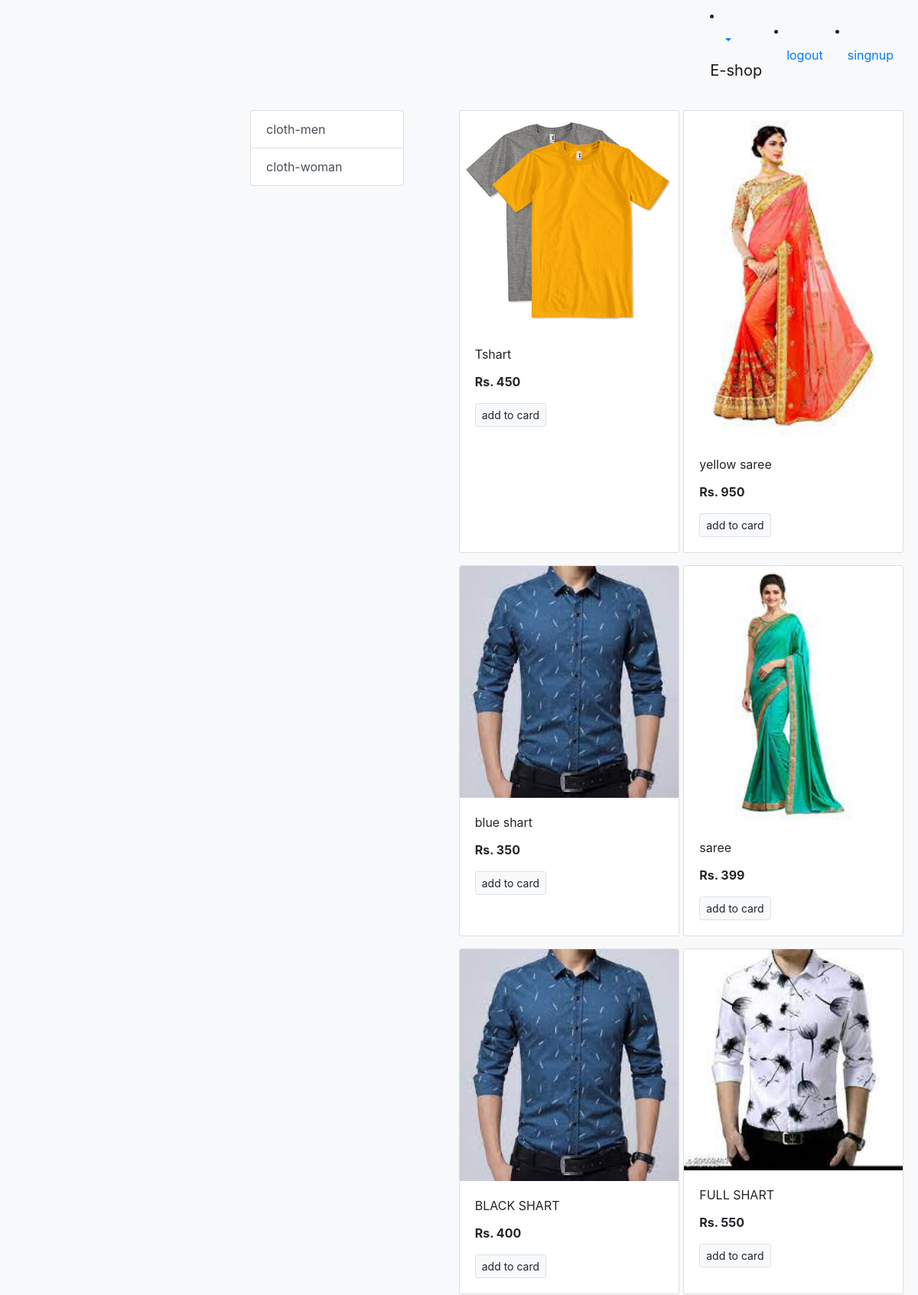
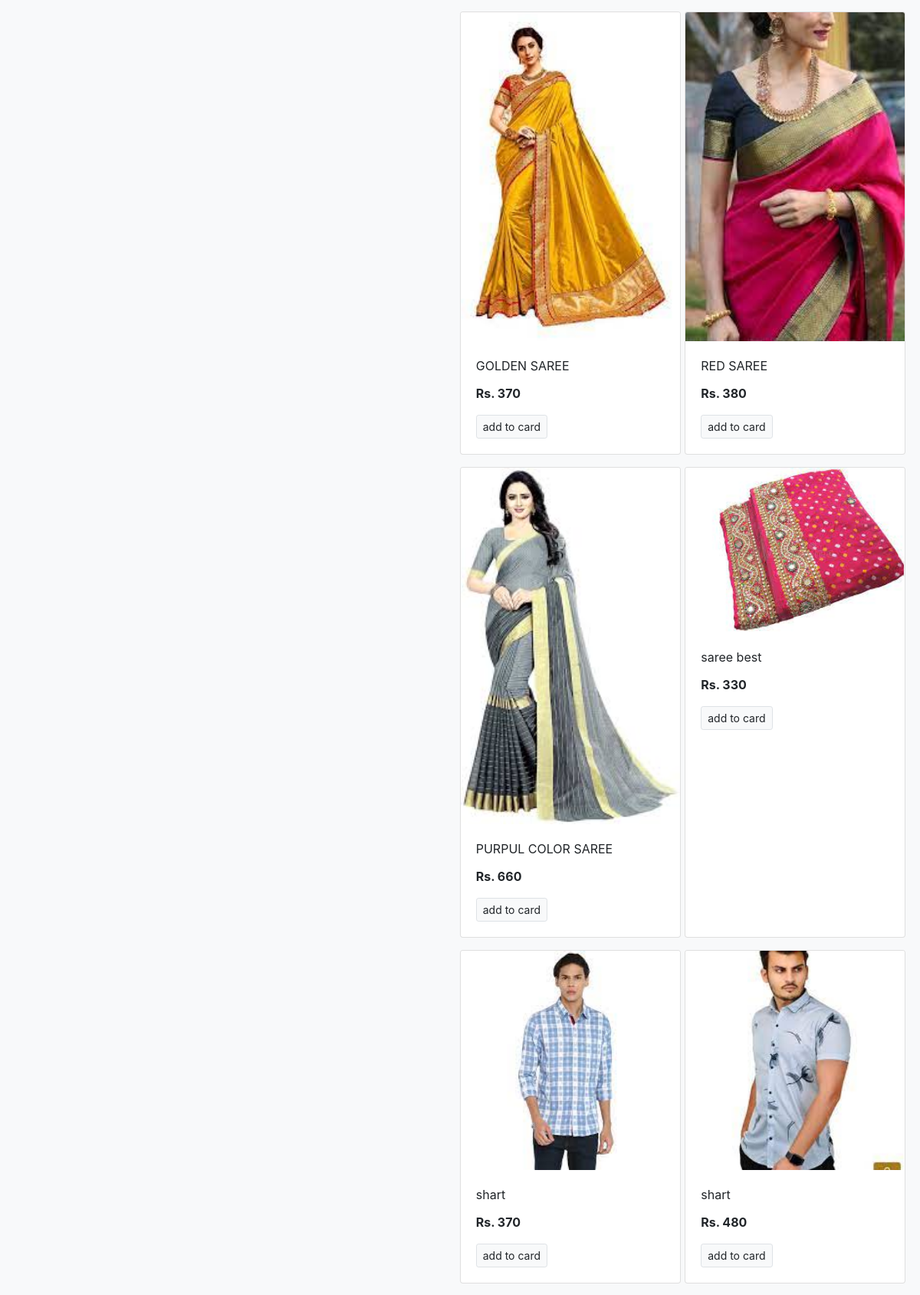
The page / (upper part) on the database its author committed (2 pictures, top to bottom).
### store/models/category.py (models this page shows, shortened)
class Category(models.Model):
    name = models.CharField(max_length=20)
    @staticmethod
    def get_all_categories():
        return Category.objects.all()

### store/models/product.py (models this page shows, shortened)
class Product(models.Model):
    name = models.CharField(max_length=50)
    price = models.IntegerField(default=0)
    category = models.ForeignKey(Category ,on_delete=models.CASCADE , default=1)
    description = models.CharField(max_length=200 , default='' , null=True , blank=True)
    image = models.ImageField(upload_to='uploads/products/')
    @staticmethod
    def get_all_products():
         return Product.objects.all()

### store/views.py (the view)
# urls.py: path('',index),
def index(request):
    products = None
    categories = Category.get_all_categories()
    categoryID = request.GET.get('category')
    print(categoryID)
    if categoryID:
         products = Product.get_all_products_by_categoryid(categoryID)
    else:
        products = Product.get_all_products()
    data = {}
    data['products'] = products
    data['categories'] = categories
    return render(request, 'index.html', data)

### store/templates/index.html (shortened to what this page needs)
{% extends 'base.html'%}
{% block content %}
<div class="container-fruid mt-3">
   <div class="row">
<div class="col-lg-3 mx-auto">
<div class="list-group">
  {% for category in categories %}
  <a href="/?category={{ category.id}}" class="list-group-item list-group-item-action">{{category.name}}</a>
  {% endfor %}
</div>
</div>
    <div id="products" class="col-lg-8">
  <div class="row mx-auto">
    {% for product in products %}
    <div class="card mx-auto mb-3" style="width: 18rem;">
      <img class="card-img-top" src="{{product.image.url}}" alt="Card image cap">
      <div class="card-body">
        <p class="card-title">{{product.name}}</p>
        <p class="card-text"><b>Rs. {{product.price}}</b></p>
        <a href="#" class="btn btn-light border btn-sm">add to card</a>
      </div>
    </div>
       {% endfor %}
      {% endblock%}

### store/templates/base.html (shortened to what this page needs)
<!DOCTYPE html>
<html lang="en" xmlns="http://www.w3.org/1999/html" xmlns="http://www.w3.org/1999/html">
<head>
</head>
<nav class="navbar navbar-expand-lg navbar-light bg-light">
<li class="nav-item dropdown">
          <a class="nav-link dropdown-toggle" href="#" id="navbarDropdown" role="button" data-bs-toggle="dropdown" aria-expanded="false">
<a class="navbar-brand" href="#">E-shop</a>
    <button class="navbar-toggler" type="button" data-bs-toggle="collapse" data-bs-target="#navbarSupportedContent" aria-controls="navbarSupportedContent" aria-expanded="false" aria-label="Toggle navigation">
  <div class="collapse navbar-collapse" id="navbarSupportedContent">
      <ul class="navbar-nav my-2 my-lg-0">
        <li class="nav-item ">
  <li class="nav-item">
            <a class="nav-link" href="#">logout <span class="sr-only">(current)</span></a>
          </li>
          <li class="nav-item ">
            <a class="nav-link" href="/singnup">singnup<span class="sr-only">(current)</span></a>
</nav>
    <link rel="stylesheet" href="https://cdn.jsdelivr.net/npm/bootstrap@4.0.0/dist/css/bootstrap.min.css">
  </head>
  <div>
<div class="container-fruid">
<div class="navbar navbar-expand-lg navbar-light bg-light">
    {% block content %}
    {% endblock %}
</div>
  </div>
  </html>

### rows shown on the page
Category: name "cloth-men"
Category: name "cloth-woman"
Product: image (picture), name "Tshart", price "450"
Product: image (picture), name "yellow saree", price "950"
Product: image (picture), name "blue shart", price "350"
Product: image (picture), name "saree", price "399"
Product: image (picture), name "BLACK SHART", price "400"
Product: image (picture), name "FULL SHART", price "550"
Product: image (picture), name "GOLDEN SAREE", price "370"
Product: image (picture), name "RED SAREE", price "380"
Product: image (picture), name "PURPUL COLOR SAREE", price "660"
Product: image (picture), name "saree best", price "330"
Product: image (picture), name "shart", price "370"
Product: image (picture), name "shart", price "480"
